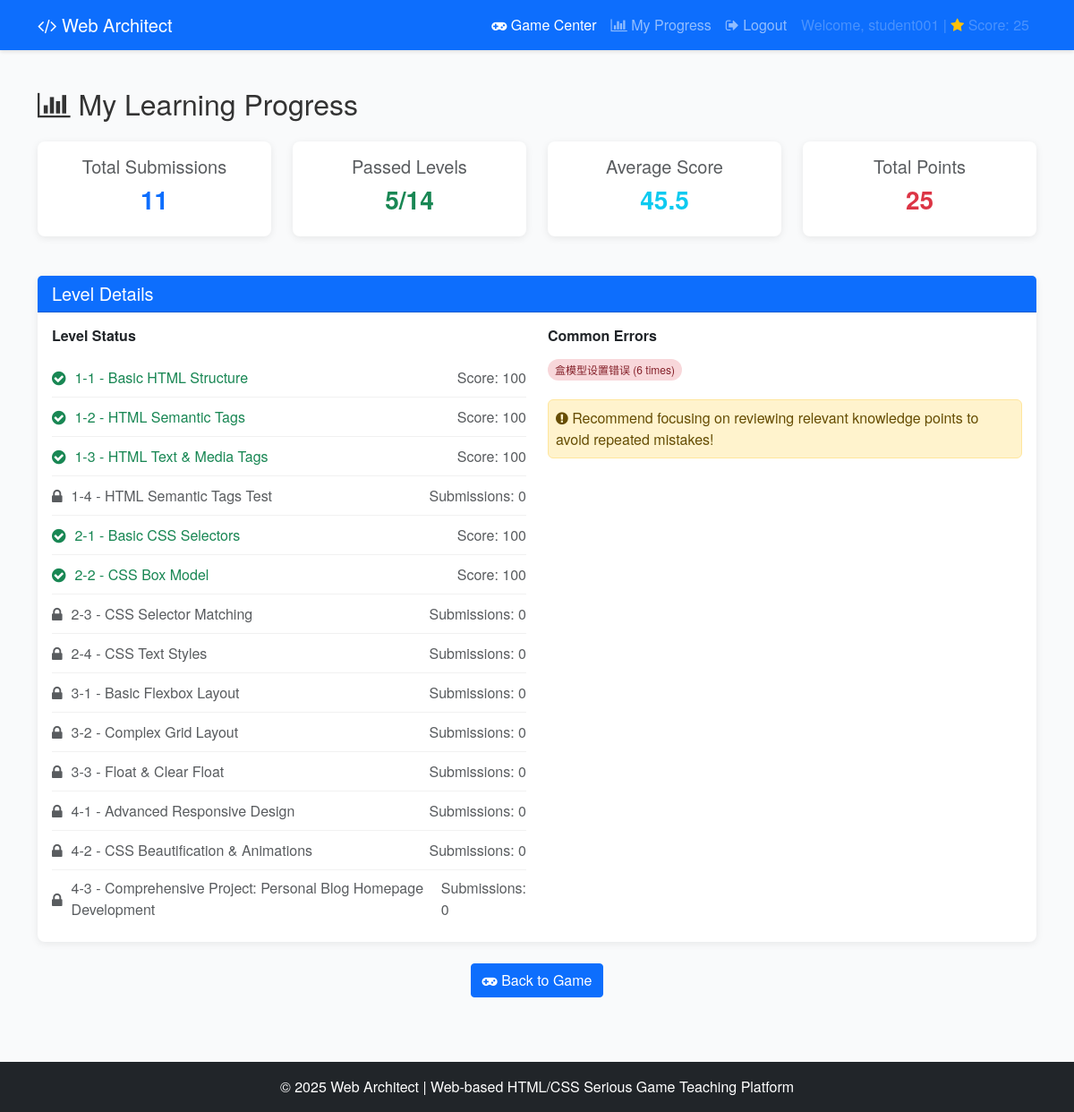
The page /student/stats (signed in) on the database its author committed.
### app/models/user.py (models this page shows, shortened)
class User(UserMixin, db.Model):
    __tablename__ = 'users'
    id = db.Column(db.String(50), primary_key=True)  # 用户ID（学号/工号）
    email = db.Column(db.String(120), unique=True, nullable=False)  # 邮箱（唯一）
    password_hash = db.Column(db.String(128), nullable=False)  # 加密密码
    role = db.Column(db.String(20), nullable=False)  # 角色：student/teacher
    progress = db.Column(db.Text, default='{}')  # 学习进度（JSON字符串）
    created_at = db.Column(db.DateTime, default=datetime.utcnow)  # 创建时间
    updated_at = db.Column(db.DateTime, default=datetime.utcnow, onupdate=datetime.utcnow)  # 更新时间
    score = db.Column(db.Integer, default=0)

### app/models/level.py (models this page shows, shortened)
class Level(db.Model):
    __tablename__ = 'levels'  # 表名（可选，默认小写类名）
    id = db.Column(db.String(10), primary_key=True)  # 关卡ID：1-1, 1-2...
    stage = db.Column(db.Integer, nullable=False)  # 阶段：1,2,3...
    topic = db.Column(db.String(100), nullable=False)  # 关卡主题
    task = db.Column(db.Text, nullable=False)  # 关卡任务描述
    difficulty = db.Column(db.Integer, nullable=False)  # 难度：1-5
    hints = db.Column(db.Text, nullable=False)  # 提示（JSON字符串）
    initial_html = db.Column(db.Text, nullable=False)  # 初始HTML代码
    initial_css = db.Column(db.Text, nullable=False)  # 初始CSS代码
    required_knowledge = db.Column(db.Text, nullable=False)  # 所需知识点（JSON字符串）
    type = db.Column(db.String(10), nullable=False)  # 关卡类型：code/choice/drag
    extra_config = db.Column(db.Text, nullable=False, default='{}')  # 额外配置（JSON字符串）

### app/models/submission.py (models this page shows, shortened)
class Submission(db.Model):
    __tablename__ = 'submissions'
    id = db.Column(db.Integer, primary_key=True, autoincrement=True)  # 自增ID
    user_id = db.Column(db.String(50), db.ForeignKey('users.id'), nullable=False)  # 关联用户
    level_id = db.Column(db.String(10), db.ForeignKey('levels.id'), nullable=False)  # 关联关卡
    html_code = db.Column(db.Text, nullable=False)  # 提交的HTML代码
    css_code = db.Column(db.Text, default='')  # 提交的CSS代码
    is_passed = db.Column(db.Boolean, default=False)  # 是否通关
    error_type = db.Column(db.String(50))  # 错误类型（如"标签未闭合"）
    score = db.Column(db.Integer, default=0)  # 得分（综合关卡1-100分）
    submit_time = db.Column(db.DateTime, default=datetime.utcnow)  # 提交时间
    used_hint_count = db.Column(db.Integer, default=0)  # 使用提示次数（用于分析学习行为）
    user = db.relationship('User', backref=db.backref('submissions', lazy='dynamic'))
    level = db.relationship('Level', backref=db.backref('submissions', lazy='dynamic'))

### app/routes/main.py (the view)
@main.route('/student/stats')
@login_required
def student_stats():
    if current_user.role != 'student':
        flash('仅学生可访问该页面', 'warning')
        return redirect(url_for('main.game'))
    from app.services.analytics_service import get_user_submission_stats
    stats = get_user_submission_stats(current_user.id)
    levels = Level.query.order_by(Level.id).all()
    return render_template(
        'student/stats.html',
        current_user=current_user,
        stats=stats,
        all_levels=levels
    )

### app/models/user.py (called while the page is built)
@login_manager.user_loader
def load_user(user_id):
    return User.query.get(user_id)

### app/templates/student/stats.html (shortened to what this page needs)
{% extends "base.html" %}
{% block content %}
<h2 class="mb-4">
    <i class="fa fa-bar-chart"></i> My Learning Progress
</h2>
<div class="row g-4 mb-4">
    <div class="col-md-3">
        <div class="card stats-card">
            <div class="card-body text-center">
                <h5 class="card-title text-muted">Total Submissions</h5>
                <h3 class="fw-bold text-primary">{{ stats.total_submissions }}</h3>
            </div>
        </div>
    </div>
    <div class="col-md-3">
        <div class="card stats-card">
            <div class="card-body text-center">
                <h5 class="card-title text-muted">Passed Levels</h5>
                <h3 class="fw-bold text-success">{{ stats.passed_levels }}/{{ stats.level_progress|length }}</h3>
            </div>
        </div>
    </div>
    <div class="col-md-3">
        <div class="card stats-card">
            <div class="card-body text-center">
                <h5 class="card-title text-muted">Average Score</h5>
                <h3 class="fw-bold text-info">{{ stats.avg_score }}</h3>
            </div>
        </div>
    </div>
    <div class="col-md-3">
        <div class="card stats-card">
            <div class="card-body text-center">
                <h5 class="card-title text-muted">Total Points</h5>
                <h3 class="fw-bold text-danger">{{ current_user.score|default(0) }}</h3>
            </div>
        </div>
    </div>
</div>
<div class="card stats-card">
    <div class="card-header bg-primary text-white">
        <h5 class="mb-0">Level Details</h5>
    </div>
    <div class="card-body">
        <div class="row">
            <div class="col-md-6">
                <h6 class="fw-bold mb-3">Level Status</h6>
                {% for level in all_levels %}
                    {% set level_stats = stats.level_progress.get(level.id, {}) %}
                    <div class="level-item">
                        {% if level_stats.get('is_passed', False) %}
                            <span class="level-status text-success"><i class="fa fa-check-circle"></i></span>
                            <span class="text-success">{{ level.id }} - {{ level.topic }}</span>
                            <span class="ms-auto text-sm text-muted">
                                Score: {{ level_stats.get('highest_score', 0) }}
                            </span>
                        {% else %}
                            <span class="level-status text-muted"><i class="fa fa-lock"></i></span>
                            <span class="text-muted">{{ level.id }} - {{ level.topic }}</span>
                            <span class="ms-auto text-sm text-muted">Submissions: {{ level_stats.get('submission_count', 0) }}</span>
                        {% endif %}
                    </div>
                {% endfor %}
            </div>
            <div class="col-md-6">
                <h6 class="fw-bold mb-3">Common Errors</h6>
                {% if stats.error_distribution %}
                    <div class="mb-3">
                        {% for error, count in stats.error_distribution.items() %}
                            <span class="error-tag">{{ error }} ({{ count }} times)</span>
                        {% endfor %}
                    </div>
                    <div class="alert alert-warning p-2">
                        <i class="fa fa-exclamation-circle"></i> Recommend focusing on reviewing relevant knowledge points to avoid repeated mistakes!
                    </div>
                {% else %}
                    <div class="text-center text-muted py-3">
                        <i class="fa fa-smile-o fa-2x mb-2"></i>
                        <p>No error records yet, keep up the good work!</p>
                    </div>
                {% endif %}
            </div>
        </div>
    </div>
</div>
<div class="mt-4 text-center">
    <a href="{{ url_for('main.game') }}" class="btn btn-primary">
        <i class="fa fa-gamepad"></i> Back to Game
    </a>
</div>
{% endblock %}

### app/templates/base.html (shortened to what this page needs)
<!DOCTYPE html>
<html lang="en">
<head>
    <link href="https://cdn.jsdelivr.net/npm/bootstrap@5.3.0/dist/css/bootstrap.min.css" rel="stylesheet">
    <link rel="stylesheet" href="https://cdn.jsdelivr.net/npm/font-awesome@4.7.0/css/font-awesome.min.css">
    <link rel="stylesheet" href="{{ url_for('static', filename='css/base.css') }}">
</head>
<body>
    <nav class="navbar navbar-expand-lg navbar-dark bg-primary">
        <div class="container">
            <a class="navbar-brand" href="{{ url_for('main.index') }}">
                <i class="fa fa-code"></i> Web Architect
            </a>
            <div class="collapse navbar-collapse" id="navbarNav">
                <ul class="navbar-nav ms-auto">
                    {% if current_user.is_authenticated %}
                        {% if current_user.role == 'student' %}
                            <li class="nav-item">
                                <a class="nav-link active" href="{{ url_for('main.game') }}">
                                    <i class="fa fa-gamepad"></i> Game Center
                                </a>
                            </li>
                            <li class="nav-item">
                                <a class="nav-link" href="{{ url_for('main.student_stats') }}">
                                    <i class="fa fa-bar-chart"></i> My Progress
                                </a>
                            </li>
                        {% endif %}
                        <li class="nav-item">
                            <a class="nav-link" href="{{ url_for('main.logout') }}">
                                <i class="fa fa-sign-out"></i> Logout
                            </a>
                        </li>
                        <li class="nav-item">
                            <span class="nav-link disabled">
                                Welcome, {{ current_user.id }} |
                                <i class="fa fa-star text-warning"></i> Score: {{ current_user.score }}
                            </span>
                        </li>
                    {% else %}
                        <li class="nav-item">
                            <a class="nav-link active" href="{{ url_for('main.login') }}">
                                <i class="fa fa-sign-in"></i> Login
                            </a>
                        </li>
                    {% endif %}
                </ul>
            </div>
        </div>
    </nav>
    <main class="container py-4">
        {% block content %}{% endblock %}
    </main>
    <footer class="bg-dark text-white py-3 mt-5">
        <div class="container text-center">
            <p class="mb-0">© 2025 Web Architect | Web-based HTML/CSS Serious Game Teaching Platform</p>
        </div>
    </footer>
</body>
</html>

### app/static/css/base.css (style rules this page uses)
* { margin: 0; padding: 0; box-sizing: border-box; }
body { font-family: 'Microsoft YaHei', 'Helvetica Neue', Helvetica, Arial, sans-serif; background-color: #f9fafb; color: #333; }
.navbar { box-shadow: 0 2px 4px rgba(0,0,0,0.1); }
.card { border: none; border-radius: 8px; box-shadow: 0 2px 8px rgba(0,0,0,0.08); transition: all 0.3s ease; }
.btn { border-radius: 4px; transition: all 0.2s ease; }
.btn-primary { background-color: #0d6efd; border-color: #0d6efd; }

### app/templates/student/stats.html (style rules this page uses)
.stats-card { margin-bottom: 20px; box-shadow: 0 2px 8px rgba(0,0,0,0.08); }
.level-item { display: flex; align-items: center; padding: 8px 0; border-bottom: 1px solid #f1f1f1; }
.level-item:last-child { border-bottom: none; }
.level-status { margin-right: 10px; font-size: 18px; }
.error-tag { display: inline-block; padding: 3px 8px; background-color: #f8d7da; color: #842029; border-radius: 12px; font-size: 12px; margin-right: 5px; margin-bottom: 5px; }

### rows shown on the page
User: id "student001", score "25"
Level: id "1-1", topic "Basic HTML Structure", get "100"
Level: id "1-2", topic "HTML Semantic Tags", get "100"
Level: id "1-3", topic "HTML Text & Media Tags", get "100"
Level: id "1-4", topic "HTML Semantic Tags Test", get "0"
Level: id "2-1", topic "Basic CSS Selectors", get "100"
Level: id "2-2", topic "CSS Box Model", get "100"
Level: id "2-3", topic "CSS Selector Matching", get "0"
Level: id "2-4", topic "CSS Text Styles", get "0"
Level: id "3-1", topic "Basic Flexbox Layout", get "0"
Level: id "3-2", topic "Complex Grid Layout", get "0"
Level: id "3-3", topic "Float & Clear Float", get "0"
Level: id "4-1", topic "Advanced Responsive Design", get "0"
Level: id "4-2", topic "CSS Beautification & Animations", get "0"
Level: id "4-3", topic "Comprehensive Project: Personal Blog Homepage Development", get "0"
Submission: error_type "盒模型设置错误", count "6"

### other values the page prints
{{ stats.total_submissions }} "11"
{{ stats.passed_levels }} "5"
{{ stats.level_progress|length }} "14"
{{ stats.avg_score }} "45.5"
